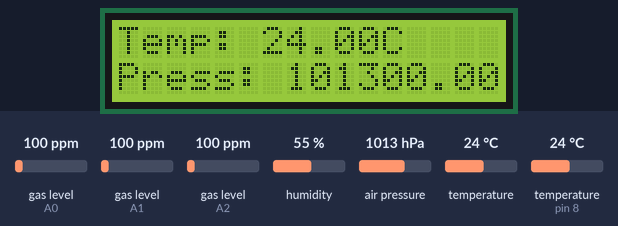
A sketch run on a simulated Arduino Uno, built with avr-gcc and run on an emulated ATmega328P. On the bench: 16×2 character LCD. The test bench sets the inputs (shaded band); at power-on: gas level (sensors on A0, A1, A2) 100 ppm, humidity 55 %, air pressure 1013 hPa, temperature 24 °C, temperature (sensor on pin 8) 24 °C. What the sketch prints to the serial monitor is not drawn.

Above: at 18.2 s.
18.3 s: gas level (sensor on A0) set to 90 ppm
At 21.6 s:
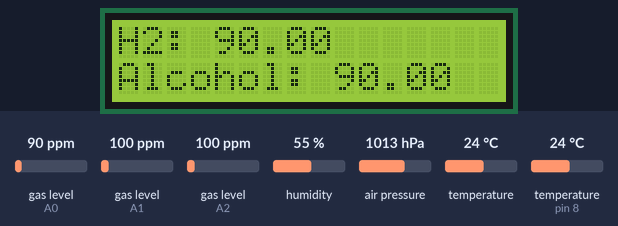
22.9 s: humidity set to 22 %
26.5 s: gas level (sensor on A1) set to 20 ppm
At 30.5 s:
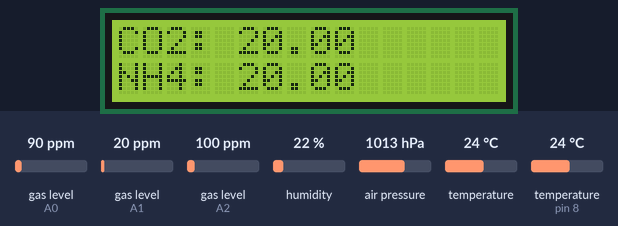
31.1 s: gas level (sensor on A2) set to 20 ppm
At 32.6 s:
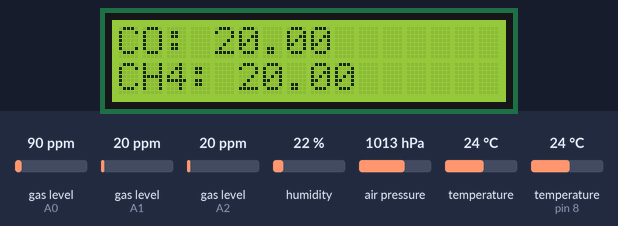
34.3 s: gas level (sensor on A0) set to 20 ppm
At 36.2 s:
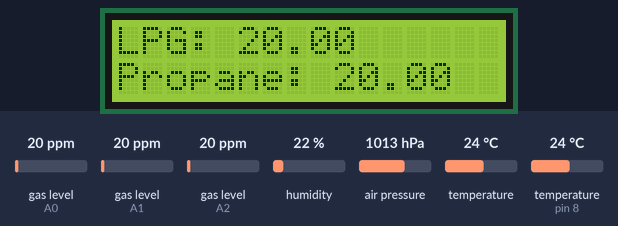
37.9 s: air pressure set to 952 hPa
At 42.6 s:
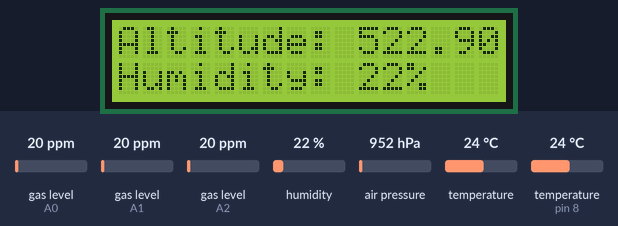
Timing chart, 0 to 43.5 s (numbered marks = the images above; inputs shaded):
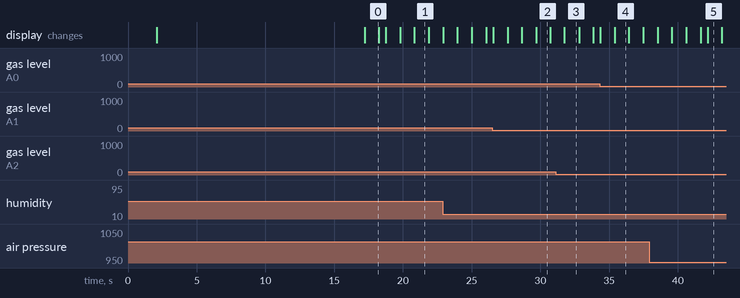

Measured:
- the behaviour switches between 100 and 99 ppm on gas level (sensor on A0) (found by bisection; images 0 and 1)
- what the display in image 0 shows lasts 1.1 s, from 17.2 s to 18.3 s
- what the display in image 1 shows lasts 1.1 s, from 20.8 s to 21.9 s

The sketch:

Source-Code.ino
```cpp
#include <DHT11.h>
#include <Wire.h>
#include <SPI.h>
#include <Adafruit_LiquidCrystal.h>
#include <Adafruit_BMP280.h>
#include <MQUnifiedsensor.h>
#include <SoftwareSerial.h>

SoftwareSerial pmsSerial(7, 10); // PMS_TX-->7, PMS_RX-->10
Adafruit_LiquidCrystal lcd(12, 11, 5, 4, 3, 2);
Adafruit_BMP280 bmp; // BMP280 connected via I2C
DHT11 dht11(8); // DHT11 connected to pin 8

#define BMP280_ADDRESS 0x76
#define MQ2_PIN A0
#define MQ135_PIN A1
#define MQ7_PIN A2

// MQ-2 Configuration
MQUnifiedsensor MQ2("Arduino UNO", 5, 10, MQ2_PIN, "MQ-2");
#define MQ2_CLEAN_AIR_RATIO 9.83

// MQ-135 Configuration
MQUnifiedsensor MQ135("Arduino UNO", 5, 10, MQ135_PIN, "MQ-135");
#define MQ135_CLEAN_AIR_RATIO 3.6

// MQ-7 Configuration
MQUnifiedsensor MQ7("Arduino UNO", 5, 10, MQ7_PIN, "MQ-7");
#define MQ7_CLEAN_AIR_RATIO 27.6


// Non-blocking timing variables
unsigned long previousMillis = 0;
unsigned long interval = 1000; // Delay between updates in milliseconds

void setup() {
    // Serial Monitor Initialization
    Serial.begin(9600);  // Serial Monitor
    pmsSerial.begin(9600);
    while (!Serial); // Wait for Serial to be ready
    Serial.println(F("Initializing System..."));
    Serial.println();

    // LCD Initialization
    lcd.begin(16, 2);
    lcd.print(F("Air Monitoring"));
    lcd.setCursor(0, 1);
    lcd.print(F("Initializing..."));
    delay(2000);
    lcd.clear();

    // BMP280 Initialization
    if (!bmp.begin(BMP280_ADDRESS)) {
        Serial.println(F("BMP280 Initialization Failed! Check connections."));
        lcd.print(F("BMP280 Error!"));
        while (1); // Halt if BMP280 fails
    }
    bmp.setSampling(Adafruit_BMP280::MODE_NORMAL,
                    Adafruit_BMP280::SAMPLING_X2,
                    Adafruit_BMP280::SAMPLING_X16,
                    Adafruit_BMP280::FILTER_X16,
                    Adafruit_BMP280::STANDBY_MS_500);

    // MQ-2 Initialization and Calibration
    MQ2.setRegressionMethod(1); // PPM = a * ratio^b
    MQ2.init();
    float r0 = calibrateSensor(MQ2, MQ2_CLEAN_AIR_RATIO, "MQ-2");
    MQ2.setR0(r0);

    // MQ-135 Initialization and Calibration
    MQ135.setRegressionMethod(1);
    MQ135.init();
    r0 = calibrateSensor(MQ135, MQ135_CLEAN_AIR_RATIO, "MQ-135");
    MQ135.setR0(r0);

    // MQ-7 Initialization and Calibration
    MQ7.setRegressionMethod(1);
    MQ7.init();
    r0 = calibrateSensor(MQ7, MQ7_CLEAN_AIR_RATIO, "MQ-7");
    MQ7.setR0(r0);

    Serial.println(F("System Initialized!"));
}

struct pms5003data {
  uint16_t framelen;
  uint16_t pm10_standard, pm25_standard, pm100_standard;
  uint16_t pm10_env, pm25_env, pm100_env;
  uint16_t particles_03um, particles_05um, particles_10um, particles_25um, particles_50um, particles_100um;
  uint16_t unused;
  uint16_t checksum;
};
struct pms5003data data;

float calibrateSensor(MQUnifiedsensor &sensor, float cleanAirRatio, const char *sensorName) {
    Serial.print(F("Calibrating "));
    Serial.print(sensorName);
    Serial.println(F(", please wait..."));
    float r0 = 0;
    for (int i = 0; i < 10; i++) {
        sensor.update();
        r0 += sensor.calibrate(cleanAirRatio);
        delay(500);
    }
    r0 /= 10;
    if (isinf(r0) || r0 == 0) {
        Serial.print(sensorName);
        Serial.println(F(" calibration failed! Check wiring."));
        lcd.print(F("Calibration Error!"));
        while (1); // Halt if calibration fails
    }
    Serial.print(sensorName);
    Serial.println(F(" calibration successful."));
    return r0;
}

void loop() {
    // Non-blocking update based on interval
    unsigned long currentMillis = millis();
    if (currentMillis - previousMillis >= interval) {
        previousMillis = currentMillis;

        runBMP280();
        runDHT11();
        runMQ2();
        runMQ135();
        runMQ7();
        if (readPMSdata(&pmsSerial))
        {
         Serial.println("---------------------------------------");
         Serial.println("Concentration Units (environmental)");
         Serial.print("PM 2.5: "); Serial.print(data.pm25_env);
         Serial.print("\t\tPM 10: "); Serial.println(data.pm100_env);

         float co_ppm = MQ7.readSensor(); // Read CO value from MQ-7
         printAirQualityStatus(data.pm25_env, data.pm100_env, co_ppm); // Updated function call
         Serial.println("---------------------------------------");
         }
    }
}

void runBMP280() {
    float temperature = bmp.readTemperature();
    float pressure = bmp.readPressure();
    float altitude = bmp.readAltitude(1013.25);
    Serial.println(F("-------BMP280 & DHT11-------"));
    Serial.print(F("Temperature: "));
    Serial.print(temperature);
    Serial.println(F(" *C"));

    Serial.print(F("Pressure: "));
    Serial.print(pressure);
    Serial.println(F(" Pa"));

    Serial.print(F("Altitude: "));
    Serial.print(altitude);
    Serial.println(F(" m"));

    lcd.setCursor(0, 0);
    lcd.print(F("Temp: "));
    lcd.print(temperature);
    lcd.print(F("C"));
    lcd.setCursor(0, 1);
    lcd.print(F("Press: "));
    lcd.print(pressure);
    delay(interval);

    lcd.clear();
    lcd.setCursor(0, 0);
    lcd.print(F("Altitude: "));
    lcd.print(altitude);
    lcd.print(F("m"));
}

void runDHT11() {
    int temperature = 0, humidity = 0;
    int result = dht11.readTemperatureHumidity(temperature, humidity);

    if (result == 0) {
        Serial.print(F("Humidity: "));
        Serial.print(humidity);
        Serial.println(F(" %"));

        lcd.setCursor(0, 1);
        lcd.print(F("Humidity: "));
        lcd.print(humidity);
        lcd.print(F("%"));
        delay(interval);
    } else {
        Serial.println(DHT11::getErrorString(result));
        lcd.setCursor(0, 0);
        lcd.print(F("DHT11 Error!"));
    }
}

void runMQ2() {
    MQ2.update();

      /* H2 */
     MQ2.setA(987.99);
     MQ2.setB(-2.162);
     float h2 = MQ2.readSensor();

    /* Alcohol */
    MQ2.setA(3616.1);
    MQ2.setB(-2.675);
    float alcohol = MQ2.readSensor();

    /* Propane */
    MQ2.setA(658.71);
    MQ2.setB(-2.168);
    float propane = MQ2.readSensor();

    /* LPG */
    MQ2.setA(574.25);
    MQ2.setB(-2.222);
    float lpg = MQ2.readSensor();

    Serial.println(F("*MQ2*"));
    Serial.print(F("LPG: "));
    Serial.print(lpg);
    Serial.println(F(" ppm"));

    Serial.print(F("Alcohol: "));
    Serial.print(alcohol);
    Serial.println(F(" ppm"));

    Serial.print(F("Propane: "));
    Serial.print(propane);
    Serial.println(F(" ppm"));

    Serial.print(F("H2: "));
    Serial.print(h2);
    Serial.println(F(" ppm"));

    lcd.clear();
    lcd.setCursor(0, 0);
    lcd.print(F("LPG: "));
    lcd.print(lpg);
    lcd.setCursor(0, 1);
    lcd.print(F("Propane: "));
    lcd.print(propane);
    delay(interval);

    lcd.clear();
    lcd.setCursor(0, 0);
    lcd.print(F("H2: "));
    lcd.print(h2);
    lcd.setCursor(0, 1);
    lcd.print(F("Alcohol: "));
    lcd.print(alcohol);
    delay(interval);
}

void runMQ135() {
    MQ135.update();

    MQ135.setA(110.47);
    MQ135.setB(-2.862);
    float co2 = MQ135.readSensor();

    MQ135.setA(102.2);
    MQ135.setB(-2.473);
    float nh4 = MQ135.readSensor();

    MQ135.setA(34.68);
    MQ135.setB(-3.369);
    float acetone = MQ135.readSensor();

    MQ135.setA(44.947);
    MQ135.setB(-3.445);
    float toluene = MQ135.readSensor();

    Serial.println(F("=======MQ135======="));
    Serial.print(F("CO2: "));
    Serial.print(co2);
    Serial.println(F(" ppm"));

    Serial.print(F("NH4: "));
    Serial.print(nh4);
    Serial.println(F(" ppm"));

    Serial.print(F("Acetone: "));
    Serial.print(acetone);
    Serial.println(F(" ppm"));

    Serial.print(F("Toluene: "));
    Serial.print(toluene);
    Serial.println(F(" ppm"));

    lcd.clear();
    lcd.setCursor(0, 0);
    lcd.print(F("CO2: "));
    lcd.print(co2);
    lcd.setCursor(0, 1);
    lcd.print(F("NH4: "));
    lcd.print(nh4);
    delay(interval);

    lcd.clear();
    lcd.setCursor(0, 0);
    lcd.print(F("Toluene: "));
    lcd.print(toluene);
    lcd.setCursor(0, 1);
    lcd.print(F("Acetone: "));
    lcd.print(acetone);
    delay(interval);
}

void runMQ7() {

    MQ7.update();

    MQ7.setA(99.042);
    MQ7.setB(-1.518);
    float co = MQ7.readSensor();

    MQ7.setA(60000000000000);
    MQ7.setB(-10.54);
    float methane = MQ7.readSensor();

    Serial.println(F("-------MQ7-------"));
    Serial.print(F("CO: "));
    Serial.print(co);
    Serial.println(F(" ppm"));

    Serial.print(F("CH4: "));
    Serial.print(methane);
    Serial.println(F(" ppm"));

    lcd.clear();
    lcd.setCursor(0, 0);
    lcd.print(F("CO: "));
    lcd.print(co);
    lcd.setCursor(0, 1);
    lcd.print(F("CH4: "));
    lcd.print(methane);
    delay(interval);
}

void printAirQualityStatus(uint16_t pm25, uint16_t pm10, float co_ppm) {
  // Calculate AQI for PM2.5, PM10, and CO
  float aqi_pm25 = calculateAQI(pm25, "PM2.5");
  float aqi_pm10 = calculateAQI(pm10, "PM10");
  float aqi_co = calculateAQI(co_ppm, "CO");

  // Display AQI results
  Serial.println("Air Quality Status:");
  Serial.print("PM2.5 AQI: ");
  Serial.print(aqi_pm25);
  Serial.print(" (");
  Serial.print(getAQICategory(aqi_pm25));
  Serial.println(")");

  Serial.print("PM10 AQI: ");
  Serial.print(aqi_pm10);
  Serial.print(" (");
  Serial.print(getAQICategory(aqi_pm10));
  Serial.println(")");

  Serial.print("CO AQI: ");
  Serial.print(aqi_co);
  Serial.print(" (");
  Serial.print(getAQICategory(aqi_co));
  Serial.println(")");

  // Overall AQI is the maximum of the three
  float overall_aqi = max(aqi_pm25, max(aqi_pm10, aqi_co));
  Serial.print("Overall AQI: ");
  Serial.print(overall_aqi);
  Serial.print(" (");
  Serial.print(getAQICategory(overall_aqi));
  Serial.println(")");
}

float calculateAQI(float concentration, String pollutant) {
  // Define AQI breakpoints for PM2.5, PM10, and CO
  float c_lo, c_hi, i_lo, i_hi;

  if (pollutant == "PM2.5") {
    if (concentration <= 12.0) { c_lo = 0; c_hi = 12.0; i_lo = 0; i_hi = 50; }
    else if (concentration <= 35.4) { c_lo = 12.1; c_hi = 35.4; i_lo = 51; i_hi = 100; }
    else if (concentration <= 55.4) { c_lo = 35.5; c_hi = 55.4; i_lo = 101; i_hi = 150; }
    else if (concentration <= 150.4) { c_lo = 55.5; c_hi = 150.4; i_lo = 151; i_hi = 200; }
    else if (concentration <= 250.4) { c_lo = 150.5; c_hi = 250.4; i_lo = 201; i_hi = 300; }
    else { c_lo = 250.5; c_hi = 500.4; i_lo = 301; i_hi = 500; }
  } else if (pollutant == "PM10") {
    if (concentration <= 54) { c_lo = 0; c_hi = 54; i_lo = 0; i_hi = 50; }
    else if (concentration <= 154) { c_lo = 55; c_hi = 154; i_lo = 51; i_hi = 100; }
    else if (concentration <= 254) { c_lo = 155; c_hi = 254; i_lo = 101; i_hi = 150; }
    else if (concentration <= 354) { c_lo = 255; c_hi = 354; i_lo = 151; i_hi = 200; }
    else if (concentration <= 424) { c_lo = 355; c_hi = 424; i_lo = 201; i_hi = 300; }
    else { c_lo = 425; c_hi = 604; i_lo = 301; i_hi = 500; }
  } else if (pollutant == "CO") {
    if (concentration <= 4.4) { c_lo = 0; c_hi = 4.4; i_lo = 0; i_hi = 50; }
    else if (concentration <= 9.4) { c_lo = 4.5; c_hi = 9.4; i_lo = 51; i_hi = 100; }
    else if (concentration <= 12.4) { c_lo = 9.5; c_hi = 12.4; i_lo = 101; i_hi = 150; }
    else if (concentration <= 15.4) { c_lo = 12.5; c_hi = 15.4; i_lo = 151; i_hi = 200; }
    else if (concentration <= 30.4) { c_lo = 15.5; c_hi = 30.4; i_lo = 201; i_hi = 300; }
    else { c_lo = 30.5; c_hi = 50.4; i_lo = 301; i_hi = 500; }
  }

  // Apply AQI formula
  float aqi = ((i_hi - i_lo) / (c_hi - c_lo)) * (concentration - c_lo) + i_lo;
  return aqi;
}

String getAQICategory(float aqi) {
  if (aqi <= 50) return "Good";
  if (aqi <= 100) return "Moderate";
  if (aqi <= 150) return "Unhealthy for Sensitive Groups";
  if (aqi <= 200) return "Unhealthy";
  if (aqi <= 300) return "Very Unhealthy";
  return "Hazardous";
}

boolean readPMSdata(Stream *s) {
  if (!s->available()) {
    return false;
  }

  if (s->peek() != 0x42) {
    s->read();
    return false;
  }

  if (s->available() < 32) {
    return false;
  }

  uint8_t buffer[32];
  uint16_t sum = 0;
  s->readBytes(buffer, 32);

  for (uint8_t i = 0; i < 30; i++) {
    sum += buffer[i];
  }

  uint16_t buffer_u16[15];
  for (uint8_t i = 0; i < 15; i++) {
    buffer_u16[i] = buffer[2 + i * 2 + 1];
    buffer_u16[i] += (buffer[2 + i * 2] << 8);
  }

  memcpy((void *)&data, (void *)buffer_u16, 30);

  if (sum != data.checksum) {
    Serial.println("Checksum failure");
    return false;
  }
  return true;
}
```
